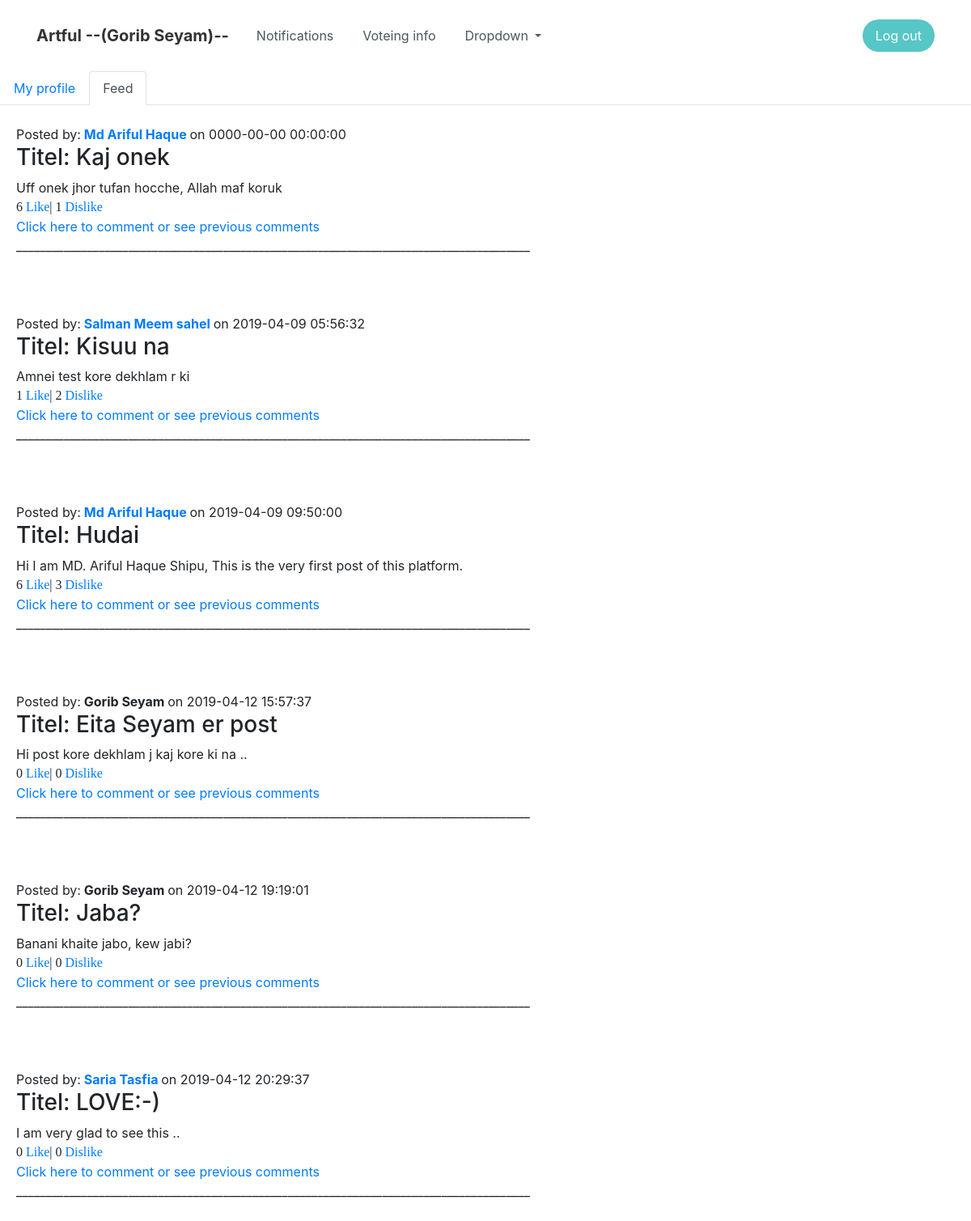
Screenshot of /feed.php (signed in) with the database file from the repository.
### tables this page shows
CREATE TABLE `post` (
  `id` int(11) DEFAULT NULL,
  `p_id` int(11) NOT NULL,
  `post_titel` varchar(50) NOT NULL,
  `post_text` varchar(1000) DEFAULT NULL,
  `likee` int(11) DEFAULT '0',
  `dislike` int(11) DEFAULT '0',
  `has_cmnt` tinyint(1) NOT NULL DEFAULT '0',
  `post_time` datetime NOT NULL
);

CREATE TABLE `alluser` (
  `id` int(11) DEFAULT NULL,
  `nid` int(11) NOT NULL,
  `email` varchar(15) DEFAULT NULL,
  `pass` varchar(30) DEFAULT NULL,
  `name` varchar(40) DEFAULT NULL,
  `fname` varchar(40) DEFAULT NULL,
  `mname` varchar(40) DEFAULT NULL,
  `gender` varchar(10) DEFAULT NULL,
  `bday` date DEFAULT NULL,
  `addr` varchar(70) DEFAULT NULL,
  `ac_post` int(11) NOT NULL,
  `re_post` int(11) NOT NULL,
  `is_admin` tinyint(1) NOT NULL DEFAULT '0',
  `admin_req` tinyint(1) NOT NULL DEFAULT '0',
  `reqTime` datetime DEFAULT NULL
);

### feed.php (the view, shortened to what this page needs)
<?php
    include "Temp/connectdb.php";
    $name = $_SESSION['username'];
    $id = $_SESSION['userid'];
    $allok = false;
    $sql = "SELECT * FROM `alluser` WHERE id = '$id'";
    $hold = mysqli_query($link , $sql);
    $noPost = false;
     if(!$hold){
       echo "Problem";
     }else{
       $res  = mysqli_fetch_all($hold, MYSQLI_ASSOC);
       if(!array_filter($res)){
           echo "Problem on database.!!";
       }
       else {
         $allok = true;
       }
     }
    $flag = false;
    $sql = "SELECT * FROM `post` ORDER BY `post`.`post_time` ASC ";
    $hold = mysqli_query($link , $sql);
     if(!$hold){
       echo "Problem";
     }else{
       $res  = mysqli_fetch_all($hold, MYSQLI_ASSOC);
       if(!array_filter($res)){
           $noPost = true;
       }
       else {
         $flag = true;
       }
     }
 ?>
 <!DOCTYPE html>
 <html>
 <head>
     <link rel="stylesheet" href="assets/bootstrap/css/bootstrap.min.css">
     <link rel="stylesheet" href="assets/css/Navigation-with-Button.css">
     <link rel="stylesheet" href="assets/css/Profile-Card-1.css">
     <link rel="stylesheet" href="assets/css/styles.css">
     <link rel="stylesheet" href="https://cdnjs.cloudflare.com/ajax/libs/font-awesome/4.7.0/css/font-awesome.min.css">
 </head>
 <body>
   <?php if($allok) {?>
     <div>
         <nav class="navbar navbar-light navbar-expand-md navigation-clean-button">
             <div class="container"><a class="navbar-brand" href="#">Artful <?php echo '  --('.$name.')--' ?></a>
                 <div class="collapse navbar-collapse"
                     id="navcol-1">
                     <ul class="nav navbar-nav mr-auto">
                         <li class="nav-item" role="presentation">
                           <a class="nav-link" target="_blank" href="https://yts.am/">Notifications</a></li>
                         <li class="nav-item" role="presentation">
                           <a class="nav-link" href="#">Voteing info</a></li>
                         <li class="dropdown">
                           <a class="dropdown-toggle nav-link dropdown-toggle" data-toggle="dropdown" aria-expanded="false" href="#">Dropdown </a>
                         </li>
                     </ul>
                     <span class="navbar-text actions">
                       <a class="btn btn-light action-button" role="button" href='profile.php?out=true'>Log out</a>
                     </span>
                   </div>
             </div>
         </nav>
     </div>
     <ul class="nav nav-tabs">
         <li class="nav-item"><a class="nav-link " href="profile.php">My profile</a></li>
         <li class="nav-item"><a class="nav-link active" href="feed.php">Feed</a></li>
     </ul>
          <br>
        <?php if($flag && !$noPost) {
          foreach ($res as $data) {
            $posted_by = $data['id'];
            $sql = "SELECT name FROM `alluser` WHERE id = '$posted_by'";
            $posted_by = '';
            $hold = mysqli_query($link , $sql);
             if(!$hold){
               echo "Problem";
             }else{
               $res2  = mysqli_fetch_all($hold, MYSQLI_ASSOC);
               $posted_by = $res2[0]['name'];
             }
             ?>
         <div id="POST_ID_02" style="position: relative; margin-left: 20px;">
           Posted by:<b>
           <?php
                $vid = $data['id'];
               if($id == $vid) echo $name;
               else {
                 echo '<a target="_blank" href="visitor.php?dit='.$vid.'"> '.$posted_by.'</a>';
               }
            ?>
           </b> on <?php   echo $data['post_time'] ?>
           <h3> <?php   echo "Titel: ".$data['post_titel'] ?></h3>
           <?php echo $data['post_text'] ?>
           <div class="LikesDislikes"><?php $cmntID = $data['p_id']; echo $data['likee'] ?> <?php echo '<a href="feed.php?lk='.$cmntID.'&st='.$data["likee"].'">Like</a>'; ?>| <?php echo $data['dislike'] ?> <?php echo '<a href="feed.php?dlk='.$cmntID.'&st='.$data["dislike"].'">Dislike</a>'; ?> <br></div>
           <div class="Comments">
             <?php
             $cmntID = $data['p_id'];
              echo '<a target="_blank"  href="cmnts.php?ditnmc='.$cmntID.'">Click here to comment  or see previous comments</a>';
               ?>
               <br>
           </div>
           _______________________________________________________________________________________
           <br><br>
         </div>
         <br><br>
       <?php }
       }else if($noPost){
         echo "<h1>Upsss.! You don't have any post.</h1>";
       } else {
         echo "<h1>Problem on database</h1>";
       }
     }else{
       echo "<h2>Problem on database.!!!</h2>";
     } ?>
 </body>
 </html>

### assets/css/Navigation-with-Button.css (style rules this page uses)
.navigation-clean-button { background:#fff; padding-top:.75rem; padding-bottom:.75rem; color:#333; border-radius:0; box-shadow:none; border:none; margin-bottom:0; }
@media (min-width:768px) { .navigation-clean-button { padding-top:1rem; padding-bottom:1rem; } }
.navigation-clean-button .navbar-brand { font-weight:bold; color:inherit; }
.navigation-clean-button .navbar-collapse, .navigation-clean-button .form-inline { border-top-color:#ddd; }
.navigation-clean-button.navbar .navbar-nav .nav-link { padding-left:18px; padding-right:18px; }
.navigation-clean-button.navbar-light .navbar-nav .nav-link { color:#465765; }
.navigation-clean-button .navbar-text .action-button, .navigation-clean-button .navbar-text .action-button:active, .navigation-clean-button .navbar-text .action-button:hover { background:#56c6c6; border-radius:20px; font-size:inherit; color:#fff; box-shadow:none; border:none; text-shadow:none; padding:.5rem 1rem; transition:background-color 0.25s; font-size:inherit; }

### feed.php (style rules this page uses)
.container { text-align: center; }
.LikesDislikes { font-size: 16px; font-family: serif; }

### rows the page displays
post: alluser.name "Md Ariful Haque", post_time "0000-00-00 00:00:00", post_titel "Kaj onek", post_text "Uff onek jhor tufan hocche, Allah maf koruk", likee "6", dislike "1"
post: alluser.name "Salman Meem sahel", post_time "2019-04-09 05:56:32", post_titel "Kisuu na", post_text "Amnei test kore dekhlam r ki", likee "1", dislike "2"
post: alluser.name "Md Ariful Haque", post_time "2019-04-09 09:50:00", post_titel "Hudai", post_text "Hi I am MD. Ariful Haque Shipu, This is the very first post of this platform.", likee "6", dislike "3"
post: post_time "2019-04-12 15:57:37", post_titel "Eita Seyam er post", post_text "Hi post kore dekhlam j kaj kore ki na ..", likee "0", dislike "0"
post: post_time "2019-04-12 19:19:01", post_titel "Jaba?", post_text "Banani khaite jabo, kew jabi?", likee "0", dislike "0"
post: alluser.name "Saria Tasfia", post_time "2019-04-12 20:29:37", post_titel "LOVE:-)", post_text "I am very glad to see this ..", likee "0", dislike "0"

### other values shown
$name "Gorib Seyam"
